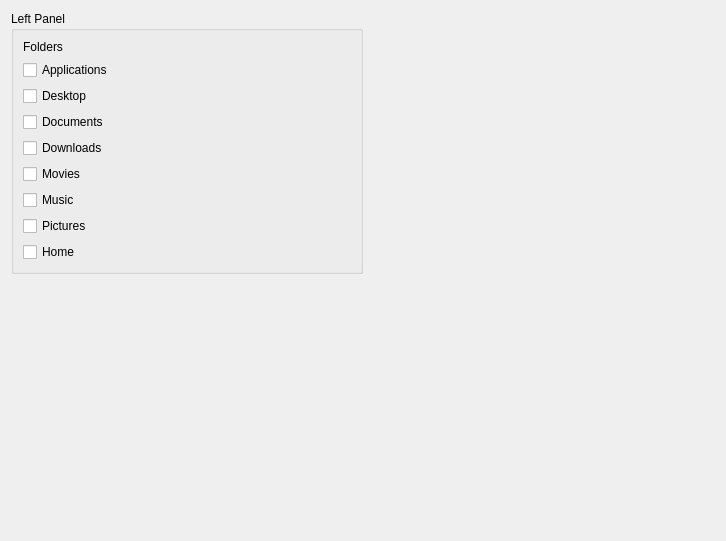
<?xml version="1.0" encoding="UTF-8"?>
<ui version="4.0">
 <class>FileManagerSettingsWidget</class>
 <widget class="QWidget" name="FileManagerSettingsWidget">
  <property name="geometry">
   <rect>
    <x>0</x>
    <y>0</y>
    <width>726</width>
    <height>541</height>
   </rect>
  </property>
  <property name="windowTitle">
   <string>Form</string>
  </property>
  <layout class="QGridLayout" name="gridLayout" rowstretch="1,1" columnstretch="1,1">
   <item row="0" column="0">
    <widget class="QGroupBox" name="groupBox">
     <property name="title">
      <string>Left Panel</string>
     </property>
     <layout class="QVBoxLayout" name="verticalLayout">
      <item>
       <widget class="QLabel" name="label">
        <property name="text">
         <string>Folders</string>
        </property>
       </widget>
      </item>
      <item>
       <widget class="QCheckBox" name="applicationsCheckBox">
        <property name="text">
         <string>Applications</string>
        </property>
       </widget>
      </item>
      <item>
       <widget class="QCheckBox" name="desktopCheckBox">
        <property name="text">
         <string>Desktop</string>
        </property>
       </widget>
      </item>
      <item>
       <widget class="QCheckBox" name="documentsCheckBox">
        <property name="text">
         <string>Documents</string>
        </property>
       </widget>
      </item>
      <item>
       <widget class="QCheckBox" name="downloadsCheckBox">
        <property name="enabled">
         <bool>true</bool>
        </property>
        <property name="text">
         <string>Downloads</string>
        </property>
       </widget>
      </item>
      <item>
       <widget class="QCheckBox" name="moviesCheckBox">
        <property name="text">
         <string>Movies</string>
        </property>
       </widget>
      </item>
      <item>
       <widget class="QCheckBox" name="musicCheckBox">
        <property name="text">
         <string>Music</string>
        </property>
       </widget>
      </item>
      <item>
       <widget class="QCheckBox" name="picturesCheckBox">
        <property name="text">
         <string>Pictures</string>
        </property>
       </widget>
      </item>
      <item>
       <widget class="QCheckBox" name="homeCheckBox">
        <property name="text">
         <string>Home</string>
        </property>
       </widget>
      </item>
      <item>
       <spacer name="verticalSpacer_2">
        <property name="orientation">
         <enum>Qt::Vertical</enum>
        </property>
        <property name="sizeHint" stdset="0">
         <size>
          <width>20</width>
          <height>40</height>
         </size>
        </property>
       </spacer>
      </item>
     </layout>
    </widget>
   </item>
   <item row="1" column="0">
    <spacer name="verticalSpacer">
     <property name="orientation">
      <enum>Qt::Vertical</enum>
     </property>
     <property name="sizeHint" stdset="0">
      <size>
       <width>20</width>
       <height>40</height>
      </size>
     </property>
    </spacer>
   </item>
   <item row="0" column="1">
    <spacer name="horizontalSpacer">
     <property name="orientation">
      <enum>Qt::Horizontal</enum>
     </property>
     <property name="sizeHint" stdset="0">
      <size>
       <width>40</width>
       <height>20</height>
      </size>
     </property>
    </spacer>
   </item>
  </layout>
 </widget>
 <resources/>
 <connections/>
</ui>
